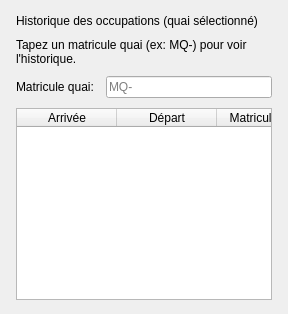
           <widget class="QFrame" name="histCard">
            <property name="minimumSize"><size><width>0</width><height>260</height></size></property>
            <property name="frameShape"><enum>QFrame::NoFrame</enum></property>
            <layout class="QVBoxLayout" name="histCardLayout" stretch="0,0,0,1">
             <property name="spacing"><number>10</number></property>
             <property name="leftMargin"><number>16</number></property>
             <property name="topMargin"><number>14</number></property>
             <property name="rightMargin"><number>16</number></property>
             <property name="bottomMargin"><number>14</number></property>
             <item>
              <widget class="QLabel" name="histTitle">
               <property name="text"><string>Historique des occupations (quai sélectionné)</string></property>
              </widget>
             </item>
             <item>
              <widget class="QLabel" name="histHint">
               <property name="text"><string>Tapez un matricule quai (ex: MQ-) pour voir l'historique.</string></property>
               <property name="wordWrap"><bool>true</bool></property>
              </widget>
             </item>
             <item>
              <widget class="QWidget" name="pickRowWidget" native="true">
               <layout class="QHBoxLayout" name="pickRowLayout">
                <property name="leftMargin"><number>0</number></property>
                <property name="topMargin"><number>0</number></property>
                <property name="rightMargin"><number>0</number></property>
                <property name="bottomMargin"><number>0</number></property>
                <property name="spacing"><number>12</number></property>
                <item>
                 <widget class="QLabel" name="pickLab">
                  <property name="text"><string>Matricule quai:</string></property>
                 </widget>
                </item>
                <item>
                 <widget class="QLineEdit" name="traceQuai">
                  <property name="placeholderText"><string>MQ-</string></property>
                 </widget>
                </item>
               </layout>
              </widget>
             </item>
             <item>
              <widget class="QTableWidget" name="occHistoryTable">
               <property name="minimumSize"><size><width>0</width><height>160</height></size></property>
               <property name="selectionMode"><enum>QAbstractItemView::NoSelection</enum></property>
               <property name="showGrid"><bool>false</bool></property>
               <property name="wordWrap"><bool>false</bool></property>
               <property name="horizontalScrollBarPolicy"><enum>Qt::ScrollBarAlwaysOff</enum></property>
               <property name="rowCount"><number>0</number></property>
               <property name="columnCount"><number>5</number></property>
               <attribute name="horizontalHeaderVisible"><bool>true</bool></attribute>
               <attribute name="horizontalHeaderStretchLastSection"><bool>true</bool></attribute>
               <attribute name="verticalHeaderVisible"><bool>false</bool></attribute>
               <attribute name="verticalHeaderDefaultSectionSize"><number>40</number></attribute>
               <column><property name="text"><string>Arrivée</string></property></column>
               <column><property name="text"><string>Départ</string></property></column>
               <column><property name="text"><string>Matricule quai</string></property></column>
               <column><property name="text"><string>État</string></property></column>
               <column><property name="text"><string>Prix (DT/h)</string></property></column>
              </widget>
             </item>
            </layout>
           </widget>
